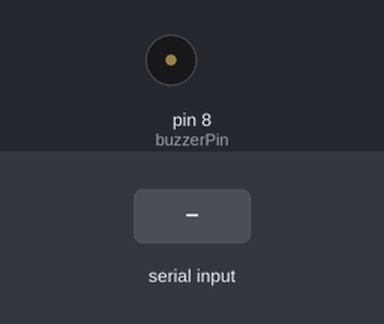
A sketch run on a simulated Arduino Uno, built with avr-gcc and run on an emulated ATmega328P. Shown: buzzer (waves = sounding). The inputs (shaded band) are chosen by the test bench.

Above: at 1.2 s.
1.3 s: "1" received over Serial
At 2.0 s:
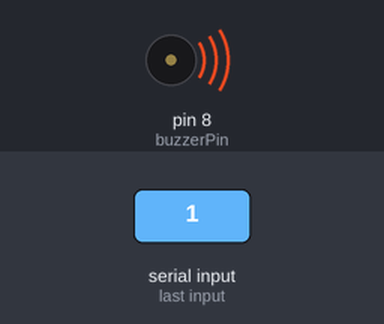
Timing chart, 0 to 4.3 s (numbered marks = the images above; inputs shaded):
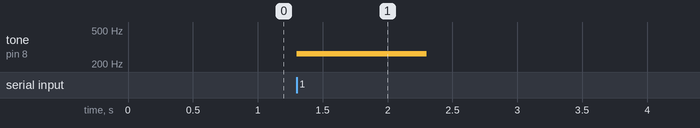

Measured:
- after the input at 1.3 s, tone on pin 8 (buzzerPin): silent → 262 Hz at once, → silent 1.0 s later

The sketch:

SerialDataRead_piano.ino
```cpp
int buzzerPin = 8;
int incomingByte = 0;

void setup() {
  pinMode(buzzerPin, OUTPUT);
  Serial.begin(9600);
}

void loop() {
  if (Serial.available() > 0) {
    incomingByte = Serial.read();
    if (incomingByte == '1') {
      tone(buzzerPin, 262);
      delay(1000);
      noTone(buzzerPin);
      delay(1000);

    } else if (incomingByte == '2') {
      tone(buzzerPin, 294);
      delay(1000);
      noTone(buzzerPin);
      delay(1000);

    } else if (incomingByte == '3') {
      tone(buzzerPin, 262);
      delay(1000);
      noTone(buzzerPin);
      delay(1000);

    } else if (incomingByte == '4') {
      tone(buzzerPin, 349);
      delay(1000);
      noTone(buzzerPin);
      delay(1000);

    } else if (incomingByte == '5') {
      tone(buzzerPin, 330);
      delay(1000);
      noTone(buzzerPin);
      delay(1000);
    }
  }
}
```
